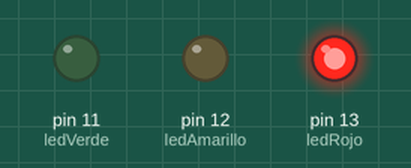
Recording of a sketch running on a simulated Arduino Uno, built with avr-gcc and run on an emulated ATmega328P. Parts: output pins drawn as LEDs (lit = HIGH).

Above: at 1.5 s.
At 3.5 s:
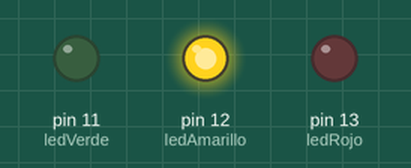
At 5.5 s:
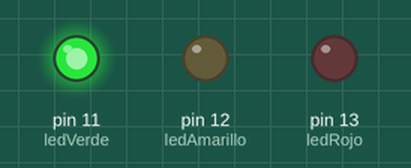
Timing chart, 0 to 10.4 s (numbered marks = the images above):
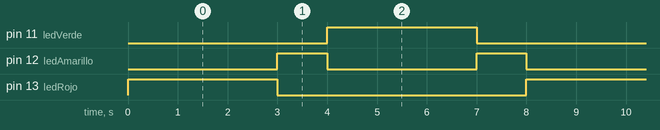

The sketch:

RamonValdez_A1.ino
```cpp
// 1. Declaración de variables de tipo entero para cada LED
int ledRojo = 13;
int ledAmarillo = 12;
int ledVerde = 11;

void setup() {
  // 2. Configuración de los pines como salida.
  pinMode(ledRojo, OUTPUT);
  pinMode(ledAmarillo, OUTPUT);
  pinMode(ledVerde, OUTPUT);
}

void loop() {
  // SECUENCIA DEL SEMÁFORO

  // Encender Rojo
  digitalWrite(ledRojo, HIGH);
  delay(3000); // Espera 3 segundos
  digitalWrite(ledRojo, LOW);

  // Encender Amarillo
  digitalWrite(ledAmarillo, HIGH);
  delay(1000); // Espera 1 segundo
  digitalWrite(ledAmarillo, LOW);

  // Encender Verde
  digitalWrite(ledVerde, HIGH);
  delay(3000); // Espera 3 segundos
  digitalWrite(ledVerde, LOW);

  // Regresar a Amarillo (según la instrucción)
  digitalWrite(ledAmarillo, HIGH);
  delay(1000);
  digitalWrite(ledAmarillo, LOW);

  // El ciclo vuelve a empezar en el Rojo automáticamente
}
```

Measured:
- by itself, pin 11 (ledVerde), pin 13 (ledRojo): alternates HIGH for 3.0 s and LOW for 5.0 s
- by itself, pin 12 (ledAmarillo): alternates HIGH for 1.0 s and LOW for 3.0 s
- by itself, everything shown: repeats every 8.0 s, in 5 steps
